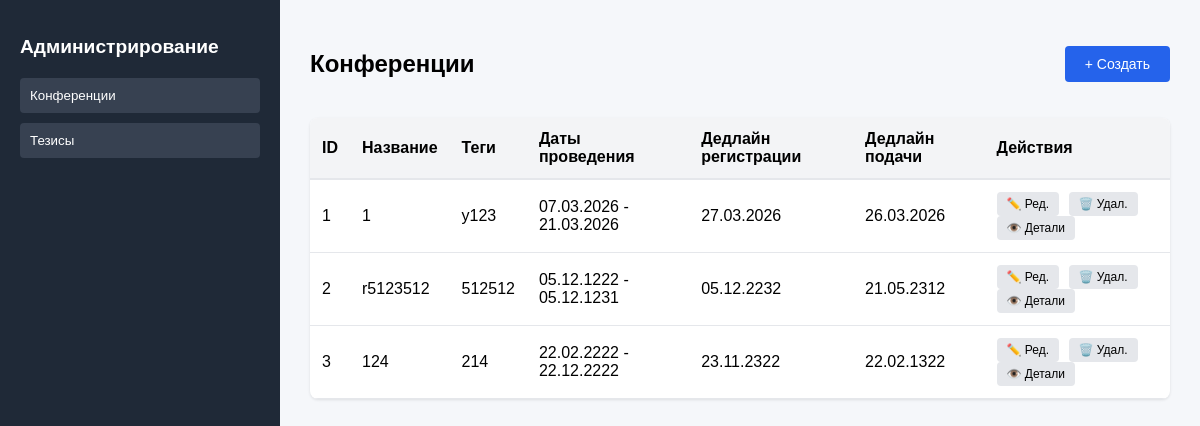
/admin, run on an earlier commit of the app's database.
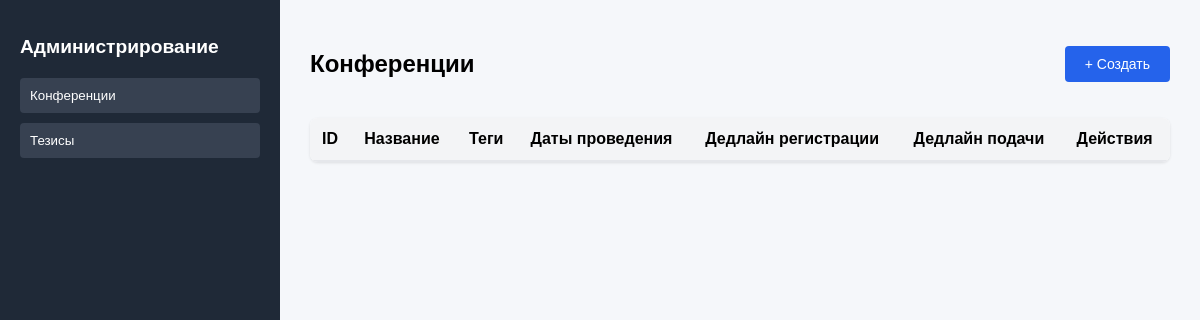
And on a later commit of the database.
### app/models/conference.py (models this page shows, shortened)
class Conference(Base):
    __tablename__ = "conferences"
    id = Column(Integer, primary_key=True)
    title = Column(String, nullable=False)
    description_md = Column(Text, nullable=False)
    description_html = Column(Text, nullable=False)
    tagline = Column(String)
    registration_deadline = Column(Date, nullable=False)
    submission_deadline = Column(Date, nullable=False)
    program_date = Column(Date, nullable=False)
    start_date = Column(DateTime, nullable=False)
    end_date = Column(DateTime, nullable=False)
    performance_time = Column(Integer, nullable=False)
    applications = relationship(
        "Application",
        backref="conference",
        cascade="all, delete-orphan"
    )
    theses = relationship(
        "Thesis",
        backref="conference",
        cascade="all, delete-orphan"
    )

### app/routes/admin.py (the view)
@admin_bp.get('')
def show_admin_conferences():
    session = Session()
    conferences = conference_service.get_all_conferences(session)
    theses = thesis_service.get_all_theses(session)
    rendered = render_template("admin.html", theses=theses, conferences=conferences)
    session.close()
    return rendered

### app/repository/conference_repository.py (called while the page is built)
    def get_all(self, session):
        conferences = session.query(Conference).all()
        return conferences

### app/repository/thesis_repository.py (called while the page is built)
    def get_all(self, session):
        return session.query(Thesis).all()

### app/service/conference_service.py (called while the page is built)
    def get_all_conferences(self, session):
        conferences = self.__repo.get_all(session)
        return conferences

### app/service/thesis_service.py (called while the page is built)
    def get_all_theses(self, session):
        return self.__repo.get_all(session)

### app/templates/admin.html (shortened to what this page needs)
<!DOCTYPE html>
<html lang="ru">
<head>
   <link rel="stylesheet" href="{{ url_for('static', filename='css/admin-css.css') }}">
</head>
<body>
<div class="admin-container">
   <aside class="sidebar">
      <h2>Администрирование</h2>
      <button onclick="showSection('conferences')">Конференции</button>
      <button onclick="showSection('theses')">Тезисы</button>
   </aside>
   <main class="content">
      <section id="conferences-section">
         <div class="section-header">
            <h2>Конференции</h2>
            <a href="/admin/conferences/create" class="btn-primary">+ Создать</a>
         </div>
         <table id="conferences-table">
            <thead>
               <tr>
                  <th>ID</th>
                  <th>Название</th>
                  <th>Теги</th>
                  <th>Даты проведения</th>
                  <th>Дедлайн регистрации</th>
                  <th>Дедлайн подачи</th>
                  <th>Действия</th>
               </tr>
            </thead>
            <tbody>
               {% for conference in conferences %}
               <tr>
                  <td>{{ conference.id }}</td>
                  <td>{{ conference.title }}</td>
                  <td>{{ conference.tagline or '' }}</td>
                  <td>
                     {{ conference.start_date.strftime('%d.%m.%Y') }} -
                     {{ conference.end_date.strftime('%d.%m.%Y') }}
                  </td>
                  <td>{{ conference.registration_deadline.strftime('%d.%m.%Y') }}</td>
                  <td>{{ conference.submission_deadline.strftime('%d.%m.%Y') }}</td>
                  <td>
                     <a href="/admin/conferences/{{ conference.id }}/edit" class="small">✏️ Ред.</a>
                     <form method="POST" action="/admin/conferences/{{ conference.id }}/delete" style="display:inline;" onsubmit="return confirm('Удалить конференцию?')">
                        <button type="submit" class="small">🗑️ Удал.</button>
                     </form>
                     <a href="/admin/conferences/{{ conference.id }}" class="small">👁️ Детали</a>
                  </td>
               </tr>
               {% endfor %}
            </tbody>
         </table>
      </section>
   </main>
</div>
</body>
</html>

### app/static/css/admin-css.css (style rules this page uses)
body { margin: 0; font-family: Arial, sans-serif; background: #f5f7fa; }
.admin-container { display: flex; height: 100vh; }
.sidebar { width: 240px; background: #1f2937; color: white; padding: 20px; }
.sidebar h2 { font-size: 1.2rem; margin-bottom: 20px; }
.sidebar button { display: block; width: 100%; margin-top: 10px; padding: 10px; background: #374151; border: none; color: white; cursor: pointer; text-align: left; border-radius: 4px; }
.content { flex: 1; padding: 30px; overflow-y: auto; }
.section-header { display: flex; justify-content: space-between; align-items: center; margin-bottom: 20px; }
.section-header a.btn-primary { padding: 10px 20px; background: #2563eb; color: white; text-decoration: none; border-radius: 4px; font-size: 14px; }
table { width: 100%; border-collapse: collapse; background: white; border-radius: 8px; overflow: hidden; box-shadow: 0 1px 3px rgba(0,0,0,0.1); }
th { background: #f3f4f6; font-weight: 600; text-align: left; padding: 12px; border-bottom: 2px solid #e5e7eb; }
.btn-primary { display: inline-block; padding: 10px 20px; background: #2563eb; color: white; border: none; border-radius: 4px; cursor: pointer; text-decoration: none; font-size: 14px; }

What changed in the data, as far as the page shows it:
removed Conference: id "1", title "1", tagline "у123", start_date "07.03.2026", end_date "21.03.2026", registration_deadline "27.03.2026", submission_deadline "26.03.2026"
removed Conference: id "2", title "r5123512", tagline "512512", start_date "05.12.1222", end_date "05.12.1231", registration_deadline "05.12.2232", submission_deadline "21.05.2312"
removed Conference: id "3", title "124", tagline "214", start_date "22.02.2222", end_date "22.12.2222", registration_deadline "23.11.2322", submission_deadline "22.02.1322"
